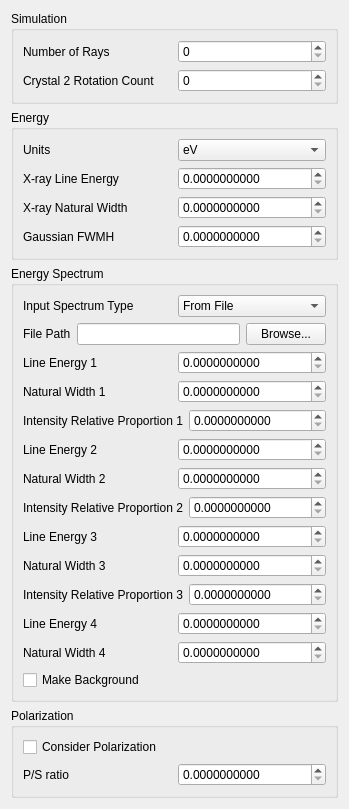
           <widget class="QWidget" name="scrollAreaWidgetContents_6">
            <property name="geometry">
             <rect>
              <x>0</x>
              <y>0</y>
              <width>348</width>
              <height>759</height>
             </rect>
            </property>
            <layout class="QVBoxLayout" name="verticalLayout_12">
             <item>
              <widget class="QGroupBox" name="groupBox_4">
               <property name="title">
                <string>Simulation</string>
               </property>
               <layout class="QVBoxLayout" name="verticalLayout_13">
                <item>
                 <layout class="QHBoxLayout" name="horizontalLayout_49">
                  <item>
                   <widget class="QLabel" name="sg_label_45">
                    <property name="text">
                     <string>Number of Rays</string>
                    </property>
                   </widget>
                  </item>
                  <item>
                   <widget class="QSpinBox" name="spinBox_2">
                    <property name="maximum">
                     <number>1000000</number>
                    </property>
                   </widget>
                  </item>
                 </layout>
                </item>
                <item>
                 <layout class="QHBoxLayout" name="horizontalLayout_50">
                  <item>
                   <widget class="QLabel" name="sg_label_46">
                    <property name="text">
                     <string>Crystal 2 Rotation Count</string>
                    </property>
                   </widget>
                  </item>
                  <item>
                   <widget class="QSpinBox" name="spinBox_3">
                    <property name="maximum">
                     <number>1000000</number>
                    </property>
                   </widget>
                  </item>
                 </layout>
                </item>
               </layout>
              </widget>
             </item>
             <item>
              <widget class="QGroupBox" name="groupBox_5">
               <property name="title">
                <string>Energy</string>
               </property>
               <layout class="QVBoxLayout" name="verticalLayout_14">
                <item>
                 <layout class="QHBoxLayout" name="horizontalLayout_52">
                  <item>
                   <widget class="QLabel" name="sg_label_48">
                    <property name="text">
                     <string>Units</string>
                    </property>
                   </widget>
                  </item>
                  <item>
                   <widget class="QComboBox" name="src_geometry_3">
                    <item>
                     <property name="text">
                      <string>eV</string>
                     </property>
                    </item>
                    <item>
                     <property name="text">
                      <string>keV</string>
                     </property>
                    </item>
                    <item>
                     <property name="text">
                      <string>A</string>
                     </property>
                    </item>
                   </widget>
                  </item>
                 </layout>
                </item>
                <item>
                 <layout class="QHBoxLayout" name="horizontalLayout_53">
                  <item>
                   <widget class="QLabel" name="sg_label_49">
                    <property name="text">
                     <string>X-ray Line Energy</string>
                    </property>
                   </widget>
                  </item>
                  <item>
                   <widget class="QDoubleSpinBox" name="src_aprt_42">
                    <property name="suffix">
                     <string/>
                    </property>
                    <property name="decimals">
                     <number>10</number>
                    </property>
                    <property name="minimum">
                     <double>0.000000000000000</double>
                    </property>
                    <property name="maximum">
                     <double>100000000000000000000.000000000000000</double>
                    </property>
                   </widget>
                  </item>
                 </layout>
                </item>
                <item>
                 <layout class="QHBoxLayout" name="horizontalLayout_54">
                  <item>
                   <widget class="QLabel" name="sg_label_50">
                    <property name="text">
                     <string>X-ray Natural Width</string>
                    </property>
                   </widget>
                  </item>
                  <item>
                   <widget class="QDoubleSpinBox" name="src_aprt_43">
                    <property name="suffix">
                     <string/>
                    </property>
                    <property name="decimals">
                     <number>10</number>
                    </property>
                    <property name="minimum">
                     <double>0.000000000000000</double>
                    </property>
                    <property name="maximum">
                     <double>100000000000000000000.000000000000000</double>
                    </property>
                   </widget>
                  </item>
                 </layout>
                </item>
                <item>
                 <layout class="QHBoxLayout" name="horizontalLayout_56">
                  <item>
                   <widget class="QLabel" name="sg_label_52">
                    <property name="text">
                     <string>Gaussian FWMH</string>
                    </property>
                   </widget>
                  </item>
                  <item>
                   <widget class="QDoubleSpinBox" name="src_aprt_45">
                    <property name="suffix">
                     <string/>
                    </property>
                    <property name="decimals">
                     <number>10</number>
                    </property>
                    <property name="minimum">
                     <double>0.000000000000000</double>
                    </property>
                    <property name="maximum">
                     <double>100000000000000000000.000000000000000</double>
                    </property>
                   </widget>
                  </item>
                 </layout>
                </item>
               </layout>
              </widget>
             </item>
             <item>
              <widget class="QGroupBox" name="groupBox_8">
               <property name="title">
                <string>Energy Spectrum</string>
               </property>
               <layout class="QVBoxLayout" name="verticalLayout_18">
                <item>
                 <layout class="QHBoxLayout" name="horizontalLayout_66">
                  <item>
                   <widget class="QLabel" name="sg_label_62">
                    <property name="text">
                     <string>Input Spectrum Type</string>
                    </property>
                   </widget>
                  </item>
                  <item>
                   <widget class="QComboBox" name="src_geometry_4">
                    <item>
                     <property name="text">
                      <string>From File</string>
                     </property>
                    </item>
                    <item>
                     <property name="text">
                      <string>Multiple Lines</string>
                     </property>
                    </item>
                    <item>
                     <property name="text">
                      <string>Single Line</string>
                     </property>
                    </item>
                   </widget>
                  </item>
                 </layout>
                </item>
                <item>
                 <layout class="QHBoxLayout" name="horizontalLayout_75">
                  <item>
                   <widget class="QLabel" name="sg_label_73">
                    <property name="enabled">
                     <bool>true</bool>
                    </property>
                    <property name="text">
                     <string>File Path</string>
                    </property>
                   </widget>
                  </item>
                  <item>
                   <widget class="QLineEdit" name="lineEdit">
                    <property name="enabled">
                     <bool>true</bool>
                    </property>
                    <property name="readOnly">
                     <bool>true</bool>
                    </property>
                   </widget>
                  </item>
                  <item>
                   <widget class="QPushButton" name="pushButton">
                    <property name="enabled">
                     <bool>true</bool>
                    </property>
                    <property name="text">
                     <string>Browse...</string>
                    </property>
                   </widget>
                  </item>
                 </layout>
                </item>
                <item>
                 <layout class="QHBoxLayout" name="horizontalLayout_67">
                  <item>
                   <widget class="QLabel" name="sg_label_63">
                    <property name="text">
                     <string>Line Energy 1</string>
                    </property>
                   </widget>
                  </item>
                  <item>
                   <widget class="QDoubleSpinBox" name="src_aprt_55">
                    <property name="suffix">
                     <string/>
                    </property>
                    <property name="decimals">
                     <number>10</number>
                    </property>
                    <property name="minimum">
                     <double>0.000000000000000</double>
                    </property>
                    <property name="maximum">
                     <double>100000000000000000000.000000000000000</double>
                    </property>
                   </widget>
                  </item>
                 </layout>
                </item>
                <item>
                 <layout class="QHBoxLayout" name="horizontalLayout_68">
                  <item>
                   <widget class="QLabel" name="sg_label_64">
                    <property name="text">
                     <string>Natural Width 1</string>
                    </property>
                   </widget>
                  </item>
                  <item>
                   <widget class="QDoubleSpinBox" name="src_aprt_56">
                    <property name="suffix">
                     <string/>
                    </property>
                    <property name="decimals">
                     <number>10</number>
                    </property>
                    <property name="minimum">
                     <double>0.000000000000000</double>
                    </property>
                    <property name="maximum">
                     <double>100000000000000000000.000000000000000</double>
                    </property>
                   </widget>
                  </item>
                 </layout>
                </item>
                <item>
                 <layout class="QHBoxLayout" name="horizontalLayout_69">
                  <item>
                   <widget class="QLabel" name="sg_label_65">
                    <property name="text">
                     <string>Intensity Relative Proportion 1</string>
                    </property>
                   </widget>
                  </item>
                  <item>
                   <widget class="QDoubleSpinBox" name="src_aprt_57">
                    <property name="suffix">
                     <string/>
                    </property>
                    <property name="decimals">
                     <number>10</number>
                    </property>
                    <property name="minimum">
                     <double>0.000000000000000</double>
                    </property>
                    <property name="maximum">
                     <double>100000000000000000000.000000000000000</double>
                    </property>
                   </widget>
                  </item>
                 </layout>
                </item>
                <item>
                 <layout class="QHBoxLayout" name="horizontalLayout_70">
                  <item>
                   <widget class="QLabel" name="sg_label_67">
                    <property name="text">
                     <string>Line Energy 2</string>
                    </property>
                   </widget>
                  </item>
                  <item>
                   <widget class="QDoubleSpinBox" name="src_aprt_58">
                    <property name="suffix">
                     <string/>
                    </property>
                    <property name="decimals">
                     <number>10</number>
                    </property>
                    <property name="minimum">
                     <double>0.000000000000000</double>
                    </property>
                    <property name="maximum">
                     <double>100000000000000000000.000000000000000</double>
                    </property>
                   </widget>
                  </item>
                 </layout>
                </item>
                <item>
                 <layout class="QHBoxLayout" name="horizontalLayout_71">
                  <item>
                   <widget class="QLabel" name="sg_label_68">
                    <property name="text">
                     <string>Natural Width 2</string>
                    </property>
                   </widget>
                  </item>
                  <item>
                   <widget class="QDoubleSpinBox" name="src_aprt_59">
                    <property name="suffix">
                     <string/>
                    </property>
                    <property name="decimals">
                     <number>10</number>
                    </property>
                    <property name="minimum">
                     <double>0.000000000000000</double>
                    </property>
                    <property name="maximum">
                     <double>100000000000000000000.000000000000000</double>
                    </property>
                   </widget>
                  </item>
                 </layout>
                </item>
                <item>
                 <layout class="QHBoxLayout" name="horizontalLayout_72">
                  <item>
                   <widget class="QLabel" name="sg_label_69">
                    <property name="text">
                     <string>Intensity Relative Proportion 2</string>
                    </property>
                   </widget>
                  </item>
                  <item>
                   <widget class="QDoubleSpinBox" name="src_aprt_60">
                    <property name="suffix">
                     <string/>
                    </property>
                    <property name="decimals">
                     <number>10</number>
                    </property>
                    <property name="minimum">
                     <double>0.000000000000000</double>
                    </property>
                    <property name="maximum">
                     <double>100000000000000000000.000000000000000</double>
                    </property>
                   </widget>
                  </item>
                 </layout>
                </item>
                <item>
                 <layout class="QHBoxLayout" name="horizontalLayout_73">
                  <item>
                   <widget class="QLabel" name="sg_label_70">
                    <property name="text">
                     <string>Line Energy 3</string>
                    </property>
                   </widget>
                  </item>
                  <item>
                   <widget class="QDoubleSpinBox" name="src_aprt_61">
                    <property name="suffix">
                     <string/>
                    </property>
                    <property name="decimals">
                     <number>10</number>
                    </property>
                    <property name="minimum">
                     <double>0.000000000000000</double>
                    </property>
                    <property name="maximum">
                     <double>100000000000000000000.000000000000000</double>
                    </property>
                   </widget>
                  </item>
                 </layout>
                </item>
                <item>
                 <layout class="QHBoxLayout" name="horizontalLayout_74">
                  <item>
                   <widget class="QLabel" name="sg_label_71">
                    <property name="text">
                     <string>Natural Width 3</string>
                    </property>
                   </widget>
                  </item>
                  <item>
                   <widget class="QDoubleSpinBox" name="src_aprt_62">
                    <property name="suffix">
                     <string/>
                    </property>
                    <property name="decimals">
                     <number>10</number>
                    </property>
                    <property name="minimum">
                     <double>0.000000000000000</double>
                    </property>
                    <property name="maximum">
                     <double>100000000000000000000.000000000000000</double>
                    </property>
                   </widget>
                  </item>
                 </layout>
                </item>
                <item>
                 <layout class="QHBoxLayout" name="horizontalLayout_76">
                  <item>
                   <widget class="QLabel" name="sg_label_72">
                    <property name="text">
                     <string>Intensity Relative Proportion 3</string>
                    </property>
                   </widget>
                  </item>
                  <item>
                   <widget class="QDoubleSpinBox" name="src_aprt_64">
                    <property name="suffix">
                     <string/>
                    </property>
                    <property name="decimals">
                     <number>10</number>
                    </property>
                    <property name="minimum">
                     <double>0.000000000000000</double>
                    </property>
                    <property name="maximum">
                     <double>100000000000000000000.000000000000000</double>
                    </property>
                   </widget>
                  </item>
                 </layout>
                </item>
                <item>
                 <layout class="QHBoxLayout" name="horizontalLayout_77">
                  <item>
                   <widget class="QLabel" name="sg_label_74">
                    <property name="text">
                     <string>Line Energy 4</string>
                    </property>
                   </widget>
                  </item>
                  <item>
                   <widget class="QDoubleSpinBox" name="src_aprt_65">
                    <property name="suffix">
                     <string/>
                    </property>
                    <property name="decimals">
                     <number>10</number>
                    </property>
                    <property name="minimum">
                     <double>0.000000000000000</double>
                    </property>
                    <property name="maximum">
                     <double>100000000000000000000.000000000000000</double>
                    </property>
                   </widget>
                  </item>
                 </layout>
                </item>
                <item>
                 <layout class="QHBoxLayout" name="horizontalLayout_78">
                  <item>
                   <widget class="QLabel" name="sg_label_75">
                    <property name="text">
                     <string>Natural Width 4</string>
                    </property>
                   </widget>
                  </item>
                  <item>
                   <widget class="QDoubleSpinBox" name="src_aprt_66">
                    <property name="suffix">
                     <string/>
                    </property>
                    <property name="decimals">
                     <number>10</number>
                    </property>
                    <property name="minimum">
                     <double>0.000000000000000</double>
                    </property>
                    <property name="maximum">
                     <double>100000000000000000000.000000000000000</double>
                    </property>
                   </widget>
                  </item>
                 </layout>
                </item>
                <item>
                 <widget class="QCheckBox" name="make_bg">
                  <property name="text">
                   <string>Make Background</string>
                  </property>
                 </widget>
                </item>
               </layout>
              </widget>
             </item>
             <item>
              <widget class="QGroupBox" name="groupBox_6">
               <property name="title">
                <string>Polarization</string>
               </property>
               <layout class="QVBoxLayout" name="verticalLayout_15">
                <item>
                 <widget class="QCheckBox" name="make_pol">
                  <property name="text">
                   <string>Consider Polarization</string>
                  </property>
                 </widget>
                </item>
                <item>
                 <layout class="QHBoxLayout" name="horizontalLayout_57">
                  <item>
                   <widget class="QLabel" name="sg_label_53">
                    <property name="text">
                     <string>P/S ratio</string>
                    </property>
                   </widget>
                  </item>
                  <item>
                   <widget class="QDoubleSpinBox" name="src_aprt_46">
                    <property name="suffix">
                     <string/>
                    </property>
                    <property name="decimals">
                     <number>10</number>
                    </property>
                    <property name="minimum">
                     <double>0.000000000000000</double>
                    </property>
                    <property name="maximum">
                     <double>100000000000000000000.000000000000000</double>
                    </property>
                   </widget>
                  </item>
                 </layout>
                </item>
               </layout>
              </widget>
             </item>
             <item>
              <spacer name="verticalSpacer_7">
               <property name="orientation">
                <enum>Qt::Vertical</enum>
               </property>
               <property name="sizeHint" stdset="0">
                <size>
                 <width>20</width>
                 <height>40</height>
                </size>
               </property>
              </spacer>
             </item>
            </layout>
           </widget>
